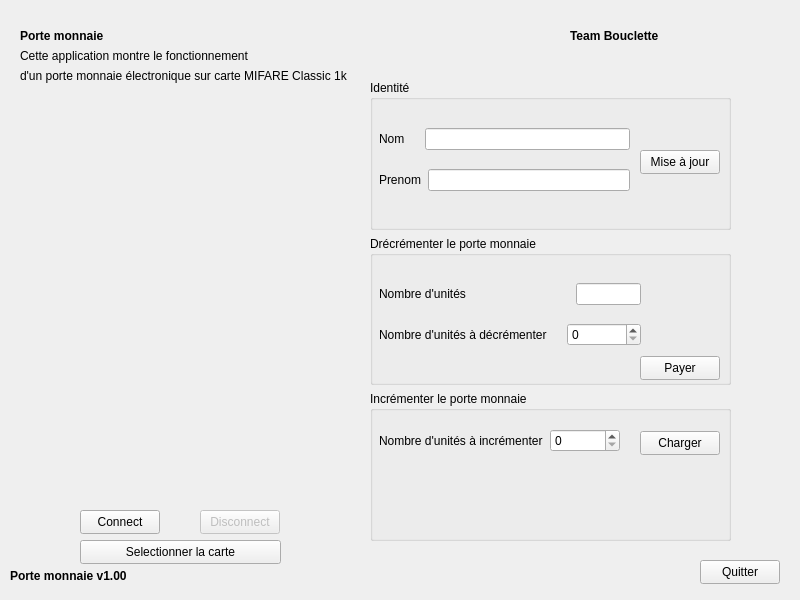
<?xml version="1.0" encoding="UTF-8"?>
<ui version="4.0">
 <class>MainWindow</class>
 <widget class="QWidget" name="MainWindow">
  <property name="geometry">
   <rect>
    <x>0</x>
    <y>0</y>
    <width>800</width>
    <height>600</height>
   </rect>
  </property>
  <property name="windowTitle">
   <string>MainWindow</string>
  </property>
  <widget class="QLabel" name="label">
   <property name="geometry">
    <rect>
     <x>20</x>
     <y>20</y>
     <width>91</width>
     <height>31</height>
    </rect>
   </property>
   <property name="font">
    <font>
     <bold>true</bold>
    </font>
   </property>
   <property name="text">
    <string>Porte monnaie</string>
   </property>
   <property name="wordWrap">
    <bool>false</bool>
   </property>
  </widget>
  <widget class="QLabel" name="label_2">
   <property name="geometry">
    <rect>
     <x>20</x>
     <y>40</y>
     <width>241</width>
     <height>31</height>
    </rect>
   </property>
   <property name="font">
    <font>
     <bold>false</bold>
    </font>
   </property>
   <property name="text">
    <string>Cette application montre le fonctionnement</string>
   </property>
   <property name="wordWrap">
    <bool>false</bool>
   </property>
  </widget>
  <widget class="QLabel" name="label_3">
   <property name="geometry">
    <rect>
     <x>20</x>
     <y>60</y>
     <width>331</width>
     <height>31</height>
    </rect>
   </property>
   <property name="font">
    <font>
     <bold>false</bold>
    </font>
   </property>
   <property name="text">
    <string>d'un porte monnaie électronique sur carte MIFARE Classic 1k</string>
   </property>
   <property name="wordWrap">
    <bool>false</bool>
   </property>
  </widget>
  <widget class="QWidget" name="verticalLayoutWidget">
   <property name="geometry">
    <rect>
     <x>370</x>
     <y>80</y>
     <width>361</width>
     <height>461</height>
    </rect>
   </property>
   <layout class="QVBoxLayout" name="verticalLayout">
    <item>
     <widget class="QGroupBox" name="Identite">
      <property name="enabled">
       <bool>true</bool>
      </property>
      <property name="title">
       <string>Identité</string>
      </property>
      <widget class="QWidget" name="verticalLayoutWidget_4">
       <property name="geometry">
        <rect>
         <x>9</x>
         <y>29</y>
         <width>251</width>
         <height>101</height>
        </rect>
       </property>
       <layout class="QVBoxLayout" name="verticalLayout_4">
        <property name="spacing">
         <number>0</number>
        </property>
        <item>
         <layout class="QHBoxLayout" name="horizontalLayout_6">
          <property name="spacing">
           <number>20</number>
          </property>
          <item>
           <widget class="QLabel" name="label_8">
            <property name="enabled">
             <bool>true</bool>
            </property>
            <property name="text">
             <string>Nom</string>
            </property>
           </widget>
          </item>
          <item>
           <widget class="QLineEdit" name="lineEdit_5">
            <property name="enabled">
             <bool>true</bool>
            </property>
           </widget>
          </item>
         </layout>
        </item>
        <item>
         <layout class="QHBoxLayout" name="horizontalLayout_7">
          <property name="spacing">
           <number>7</number>
          </property>
          <item>
           <widget class="QLabel" name="label_9">
            <property name="text">
             <string>Prenom</string>
            </property>
           </widget>
          </item>
          <item>
           <widget class="QLineEdit" name="lineEdit_6"/>
          </item>
         </layout>
        </item>
       </layout>
      </widget>
      <widget class="QPushButton" name="UpdateButton">
       <property name="enabled">
        <bool>true</bool>
       </property>
       <property name="geometry">
        <rect>
         <x>270</x>
         <y>70</y>
         <width>80</width>
         <height>24</height>
        </rect>
       </property>
       <property name="text">
        <string>Mise à jour</string>
       </property>
      </widget>
     </widget>
    </item>
    <item>
     <widget class="QGroupBox" name="Decrementation">
      <property name="enabled">
       <bool>true</bool>
      </property>
      <property name="title">
       <string>Drécrémenter le porte monnaie</string>
      </property>
      <widget class="QWidget" name="verticalLayoutWidget_3">
       <property name="geometry">
        <rect>
         <x>9</x>
         <y>29</y>
         <width>262</width>
         <height>101</height>
        </rect>
       </property>
       <layout class="QVBoxLayout" name="verticalLayout_3">
        <property name="spacing">
         <number>0</number>
        </property>
        <item>
         <layout class="QHBoxLayout" name="horizontalLayout_4">
          <property name="spacing">
           <number>110</number>
          </property>
          <item>
           <widget class="QLabel" name="label_6">
            <property name="text">
             <string>Nombre d'unités</string>
            </property>
           </widget>
          </item>
          <item>
           <widget class="QLineEdit" name="lineEdit_3"/>
          </item>
         </layout>
        </item>
        <item>
         <layout class="QHBoxLayout" name="horizontalLayout_5">
          <property name="spacing">
           <number>20</number>
          </property>
          <item>
           <widget class="QLabel" name="label_7">
            <property name="text">
             <string>Nombre d'unités à décrémenter</string>
            </property>
           </widget>
          </item>
          <item>
           <widget class="QSpinBox" name="spinBox"/>
          </item>
         </layout>
        </item>
       </layout>
      </widget>
      <widget class="QPushButton" name="PaieButton">
       <property name="geometry">
        <rect>
         <x>270</x>
         <y>120</y>
         <width>80</width>
         <height>24</height>
        </rect>
       </property>
       <property name="text">
        <string>Payer</string>
       </property>
      </widget>
     </widget>
    </item>
    <item>
     <widget class="QGroupBox" name="Incrementation">
      <property name="enabled">
       <bool>true</bool>
      </property>
      <property name="title">
       <string>Incrémenter le porte monnaie</string>
      </property>
      <widget class="QWidget" name="verticalLayoutWidget_2">
       <property name="geometry">
        <rect>
         <x>9</x>
         <y>29</y>
         <width>241</width>
         <height>41</height>
        </rect>
       </property>
       <layout class="QVBoxLayout" name="verticalLayout_2">
        <property name="spacing">
         <number>0</number>
        </property>
        <item>
         <layout class="QHBoxLayout" name="horizontalLayout">
          <property name="spacing">
           <number>7</number>
          </property>
          <item>
           <widget class="QLabel" name="label_5">
            <property name="text">
             <string>Nombre d'unités à incrémenter</string>
            </property>
           </widget>
          </item>
          <item>
           <widget class="QSpinBox" name="spinBox_2"/>
          </item>
         </layout>
        </item>
       </layout>
      </widget>
      <widget class="QPushButton" name="ChargeButton">
       <property name="geometry">
        <rect>
         <x>270</x>
         <y>40</y>
         <width>80</width>
         <height>24</height>
        </rect>
       </property>
       <property name="text">
        <string>Charger</string>
       </property>
      </widget>
     </widget>
    </item>
   </layout>
  </widget>
  <widget class="QPushButton" name="ExitButton">
   <property name="geometry">
    <rect>
     <x>700</x>
     <y>560</y>
     <width>80</width>
     <height>24</height>
    </rect>
   </property>
   <property name="text">
    <string>Quitter</string>
   </property>
  </widget>
  <widget class="QPushButton" name="ConnectButton">
   <property name="enabled">
    <bool>true</bool>
   </property>
   <property name="geometry">
    <rect>
     <x>80</x>
     <y>510</y>
     <width>80</width>
     <height>24</height>
    </rect>
   </property>
   <property name="text">
    <string>Connect</string>
   </property>
  </widget>
  <widget class="QPushButton" name="DisconnectButton">
   <property name="enabled">
    <bool>false</bool>
   </property>
   <property name="geometry">
    <rect>
     <x>200</x>
     <y>510</y>
     <width>80</width>
     <height>24</height>
    </rect>
   </property>
   <property name="text">
    <string>Disconnect</string>
   </property>
  </widget>
  <widget class="QPushButton" name="SelectCardButton">
   <property name="geometry">
    <rect>
     <x>80</x>
     <y>540</y>
     <width>201</width>
     <height>24</height>
    </rect>
   </property>
   <property name="text">
    <string>Selectionner la carte</string>
   </property>
  </widget>
  <widget class="QLabel" name="label_4">
   <property name="geometry">
    <rect>
     <x>10</x>
     <y>560</y>
     <width>121</width>
     <height>31</height>
    </rect>
   </property>
   <property name="font">
    <font>
     <bold>true</bold>
    </font>
   </property>
   <property name="text">
    <string>Porte monnaie v1.00</string>
   </property>
   <property name="wordWrap">
    <bool>false</bool>
   </property>
  </widget>
  <widget class="QLabel" name="Logo_1">
   <property name="geometry">
    <rect>
     <x>10</x>
     <y>150</y>
     <width>341</width>
     <height>331</height>
    </rect>
   </property>
   <property name="text">
    <string/>
   </property>
   <property name="pixmap">
    <pixmap>Img/OIG2.png</pixmap>
   </property>
   <property name="scaledContents">
    <bool>true</bool>
   </property>
   <property name="wordWrap">
    <bool>false</bool>
   </property>
  </widget>
  <widget class="QLabel" name="Logo_2">
   <property name="geometry">
    <rect>
     <x>660</x>
     <y>0</y>
     <width>101</width>
     <height>81</height>
    </rect>
   </property>
   <property name="text">
    <string/>
   </property>
   <property name="pixmap">
    <pixmap>Img/OIG2.png</pixmap>
   </property>
   <property name="scaledContents">
    <bool>true</bool>
   </property>
   <property name="wordWrap">
    <bool>false</bool>
   </property>
  </widget>
  <widget class="QLabel" name="label_10">
   <property name="geometry">
    <rect>
     <x>570</x>
     <y>20</y>
     <width>91</width>
     <height>31</height>
    </rect>
   </property>
   <property name="font">
    <font>
     <bold>true</bold>
    </font>
   </property>
   <property name="text">
    <string>Team Bouclette</string>
   </property>
   <property name="wordWrap">
    <bool>false</bool>
   </property>
  </widget>
 </widget>
 <resources/>
 <connections/>
</ui>
